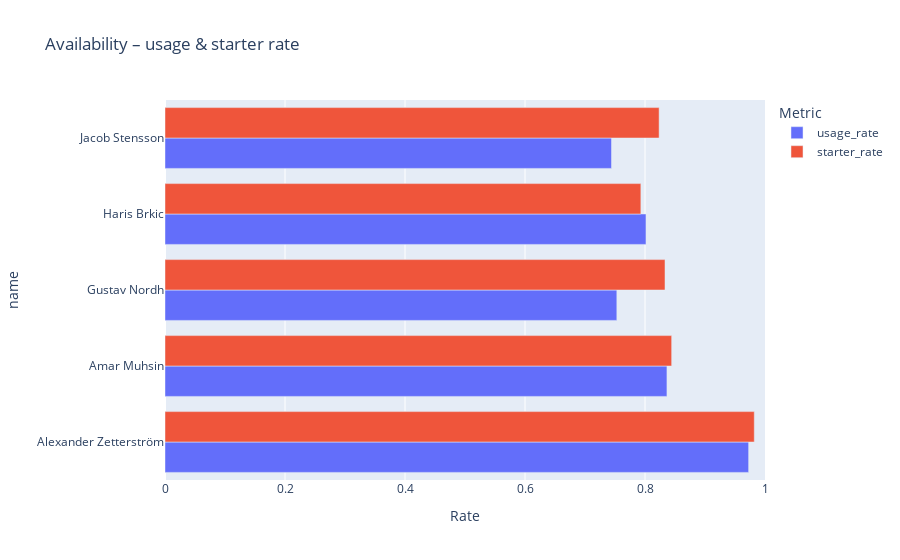

Notebook code for this chart:
### Markdown cell above
#### Plots

### Code cell
import pandas as pd
import plotly.express as px
import plotly.graph_objects as go

players = [
    "Amar Muhsin",
    "Gustav Nordh",
    "Haris Brkic",
    "Jacob Stensson",
    "Alexander Zetterström"
]

cmp = summary_stats[summary_stats["name"].isin(players)].copy()

fig_avail = px.bar(
    cmp,
    y="name",
    x=["usage_rate", "starter_rate"],
    orientation="h",
    barmode="group",
    title="Availability – usage & starter rate",
    labels={"value": "Rate", "variable": "Metric"}
)

fig_avail.update_layout(xaxis_range=[0,1])
fig_avail.show()

### Figure 1 — Plotly figure (JSON) as saved in the notebook; plotly's stock layout.template omitted (floating-point values rounded to 4 significant figures)
{"data": [{"alignmentgroup": "True", "hovertemplate": "Metric=usage_rate<br>Rate=%{x}<br>name=%{y}<extra></extra>", "legendgroup": "usage_rate", "marker": {"color": "#636efa", "pattern": {"shape": ""}}, "name": "usage_rate", "offsetgroup": "usage_rate", "orientation": "h", "showlegend": true, "textposition": "auto", "type": "bar", "x": [0.9727, 0.8366, 0.753, 0.8016, 0.7441], "xaxis": "x", "y": ["Alexander Zetterström", "Amar Muhsin", "Gustav Nordh", "Haris Brkic", "Jacob Stensson"], "yaxis": "y"}, {"alignmentgroup": "True", "hovertemplate": "Metric=starter_rate<br>Rate=%{x}<br>name=%{y}<extra></extra>", "legendgroup": "starter_rate", "marker": {"color": "#EF553B", "pattern": {"shape": ""}}, "name": "starter_rate", "offsetgroup": "starter_rate", "orientation": "h", "showlegend": true, "textposition": "auto", "type": "bar", "x": [0.9821, 0.8444, 0.8333, 0.7931, 0.8235], "xaxis": "x", "y": ["Alexander Zetterström", "Amar Muhsin", "Gustav Nordh", "Haris Brkic", "Jacob Stensson"], "yaxis": "y"}], "layout": {"barmode": "group", "legend": {"title": {"text": "Metric"}, "tracegroupgap": 0}, "title": {"text": "Availability – usage & starter rate"}, "xaxis": {"anchor": "y", "domain": [0, 1], "range": [0, 1], "title": {"text": "Rate"}}, "yaxis": {"anchor": "x", "domain": [0, 1], "title": {"text": "name"}}}}
